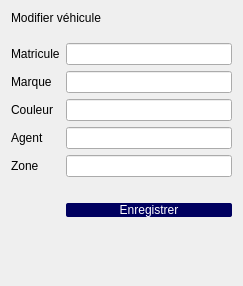
          <widget class="QWidget" name="scrollAreaWidgetContents_16">
           <property name="geometry">
            <rect>
             <x>0</x>
             <y>0</y>
             <width>243</width>
             <height>286</height>
            </rect>
           </property>
           <layout class="QFormLayout" name="formLayout_48">
            <item row="0" column="0" colspan="2">
             <widget class="QLabel" name="label_93">
              <property name="styleSheet">
               <string notr="true">font: 18pt &quot;Nunito Sans&quot;;</string>
              </property>
              <property name="text">
               <string>Modifier véhicule</string>
              </property>
             </widget>
            </item>
            <item row="1" column="1">
             <layout class="QHBoxLayout" name="horizontalLayout_67"/>
            </item>
            <item row="2" column="1">
             <layout class="QHBoxLayout" name="horizontalLayout_139"/>
            </item>
            <item row="4" column="0">
             <widget class="QLabel" name="label_94">
              <property name="text">
               <string>Matricule</string>
              </property>
             </widget>
            </item>
            <item row="4" column="1">
             <widget class="QLineEdit" name="lineEdit_mMv"/>
            </item>
            <item row="5" column="0">
             <widget class="QLabel" name="label_280">
              <property name="text">
               <string>Marque</string>
              </property>
             </widget>
            </item>
            <item row="5" column="1">
             <widget class="QLineEdit" name="lineEdit_mmv"/>
            </item>
            <item row="6" column="0">
             <widget class="QLabel" name="label_95">
              <property name="text">
               <string>Couleur</string>
              </property>
             </widget>
            </item>
            <item row="6" column="1">
             <widget class="QLineEdit" name="lineEdit_mcv"/>
            </item>
            <item row="7" column="0">
             <widget class="QLabel" name="label_17">
              <property name="text">
               <string>Agent</string>
              </property>
             </widget>
            </item>
            <item row="7" column="1">
             <widget class="QLineEdit" name="lineEdit_mav"/>
            </item>
            <item row="9" column="0">
             <widget class="QLabel" name="label_96">
              <property name="text">
               <string/>
              </property>
             </widget>
            </item>
            <item row="11" column="1">
             <widget class="QPushButton" name="pushButton_modif_v">
              <property name="styleSheet">
               <string notr="true">QPushButton
{
	border: 10 px;border-radius: 2px;
background-color: rgb(0, 0, 95);
color:white;
	font: 25 9pt &quot;Nunito&quot;;
}</string>
              </property>
              <property name="text">
               <string>Enregistrer</string>
              </property>
             </widget>
            </item>
            <item row="8" column="0">
             <widget class="QLabel" name="label_18">
              <property name="text">
               <string>Zone</string>
              </property>
             </widget>
            </item>
            <item row="8" column="1">
             <widget class="QLineEdit" name="lineEdit_mzv"/>
            </item>
           </layout>
          </widget>
